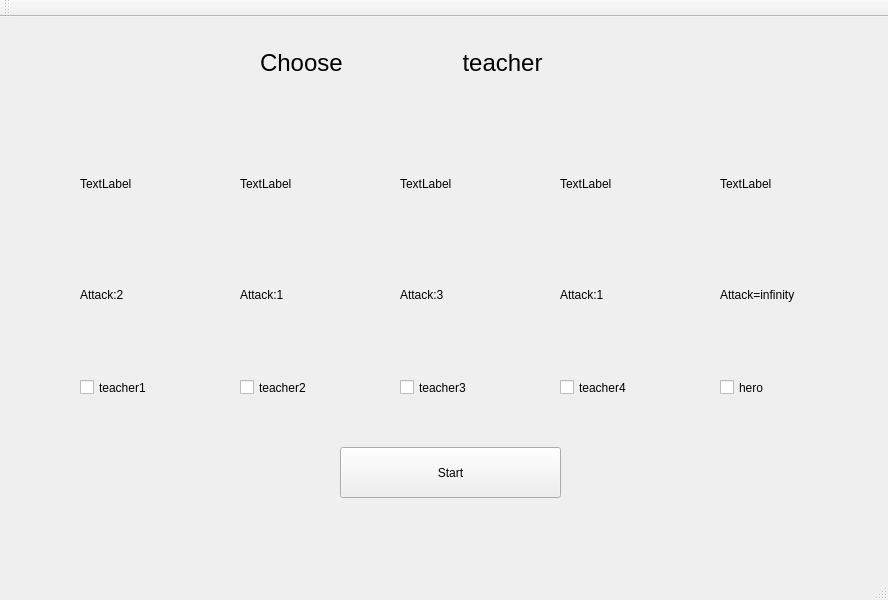
<?xml version="1.0" encoding="UTF-8"?>
<ui version="4.0">
 <class>MainWindow</class>
 <widget class="QMainWindow" name="MainWindow">
  <property name="geometry">
   <rect>
    <x>0</x>
    <y>0</y>
    <width>888</width>
    <height>600</height>
   </rect>
  </property>
  <property name="windowTitle">
   <string>MainWindow</string>
  </property>
  <widget class="QWidget" name="centralWidget">
   <widget class="QLabel" name="label">
    <property name="geometry">
     <rect>
      <x>80</x>
      <y>100</y>
      <width>111</width>
      <height>133</height>
     </rect>
    </property>
    <property name="text">
     <string>TextLabel</string>
    </property>
   </widget>
   <widget class="QLabel" name="label_2">
    <property name="geometry">
     <rect>
      <x>240</x>
      <y>100</y>
      <width>111</width>
      <height>133</height>
     </rect>
    </property>
    <property name="text">
     <string>TextLabel</string>
    </property>
   </widget>
   <widget class="QLabel" name="label_3">
    <property name="geometry">
     <rect>
      <x>400</x>
      <y>100</y>
      <width>111</width>
      <height>133</height>
     </rect>
    </property>
    <property name="text">
     <string>TextLabel</string>
    </property>
   </widget>
   <widget class="QLabel" name="label_4">
    <property name="geometry">
     <rect>
      <x>560</x>
      <y>100</y>
      <width>111</width>
      <height>133</height>
     </rect>
    </property>
    <property name="text">
     <string>TextLabel</string>
    </property>
   </widget>
   <widget class="QLabel" name="label_5">
    <property name="geometry">
     <rect>
      <x>80</x>
      <y>270</y>
      <width>59</width>
      <height>15</height>
     </rect>
    </property>
    <property name="text">
     <string>Attack:2</string>
    </property>
   </widget>
   <widget class="QLabel" name="label_6">
    <property name="geometry">
     <rect>
      <x>240</x>
      <y>270</y>
      <width>59</width>
      <height>15</height>
     </rect>
    </property>
    <property name="text">
     <string>Attack:1</string>
    </property>
   </widget>
   <widget class="QLabel" name="label_7">
    <property name="geometry">
     <rect>
      <x>400</x>
      <y>270</y>
      <width>59</width>
      <height>15</height>
     </rect>
    </property>
    <property name="text">
     <string>Attack:3</string>
    </property>
   </widget>
   <widget class="QLabel" name="label_8">
    <property name="geometry">
     <rect>
      <x>560</x>
      <y>270</y>
      <width>59</width>
      <height>15</height>
     </rect>
    </property>
    <property name="text">
     <string>Attack:1</string>
    </property>
   </widget>
   <widget class="QCheckBox" name="checkBox">
    <property name="geometry">
     <rect>
      <x>80</x>
      <y>360</y>
      <width>85</width>
      <height>21</height>
     </rect>
    </property>
    <property name="text">
     <string>teacher1</string>
    </property>
   </widget>
   <widget class="QCheckBox" name="checkBox_2">
    <property name="geometry">
     <rect>
      <x>240</x>
      <y>360</y>
      <width>85</width>
      <height>21</height>
     </rect>
    </property>
    <property name="text">
     <string>teacher2</string>
    </property>
   </widget>
   <widget class="QCheckBox" name="checkBox_3">
    <property name="geometry">
     <rect>
      <x>400</x>
      <y>360</y>
      <width>85</width>
      <height>21</height>
     </rect>
    </property>
    <property name="text">
     <string>teacher3</string>
    </property>
   </widget>
   <widget class="QCheckBox" name="checkBox_4">
    <property name="geometry">
     <rect>
      <x>560</x>
      <y>360</y>
      <width>85</width>
      <height>21</height>
     </rect>
    </property>
    <property name="text">
     <string>teacher4</string>
    </property>
   </widget>
   <widget class="QPushButton" name="pushButton">
    <property name="geometry">
     <rect>
      <x>340</x>
      <y>430</y>
      <width>221</width>
      <height>51</height>
     </rect>
    </property>
    <property name="text">
     <string>Start</string>
    </property>
   </widget>
   <widget class="QLabel" name="label_9">
    <property name="geometry">
     <rect>
      <x>260</x>
      <y>20</y>
      <width>341</width>
      <height>51</height>
     </rect>
    </property>
    <property name="font">
     <font>
      <pointsize>18</pointsize>
     </font>
    </property>
    <property name="text">
     <string>Choose                  teacher</string>
    </property>
   </widget>
   <widget class="QLabel" name="label_10">
    <property name="geometry">
     <rect>
      <x>720</x>
      <y>100</y>
      <width>111</width>
      <height>133</height>
     </rect>
    </property>
    <property name="text">
     <string>TextLabel</string>
    </property>
   </widget>
   <widget class="QLabel" name="label_11">
    <property name="geometry">
     <rect>
      <x>720</x>
      <y>270</y>
      <width>101</width>
      <height>16</height>
     </rect>
    </property>
    <property name="text">
     <string>Attack=infinity</string>
    </property>
   </widget>
   <widget class="QCheckBox" name="checkBox_5">
    <property name="geometry">
     <rect>
      <x>720</x>
      <y>360</y>
      <width>85</width>
      <height>21</height>
     </rect>
    </property>
    <property name="text">
     <string>hero</string>
    </property>
   </widget>
  </widget>
  <widget class="QMenuBar" name="menuBar">
   <property name="geometry">
    <rect>
     <x>0</x>
     <y>0</y>
     <width>888</width>
     <height>20</height>
    </rect>
   </property>
  </widget>
  <widget class="QToolBar" name="mainToolBar">
   <attribute name="toolBarArea">
    <enum>TopToolBarArea</enum>
   </attribute>
   <attribute name="toolBarBreak">
    <bool>false</bool>
   </attribute>
  </widget>
  <widget class="QStatusBar" name="statusBar"/>
 </widget>
 <layoutdefault spacing="6" margin="11"/>
 <resources/>
 <connections/>
</ui>
